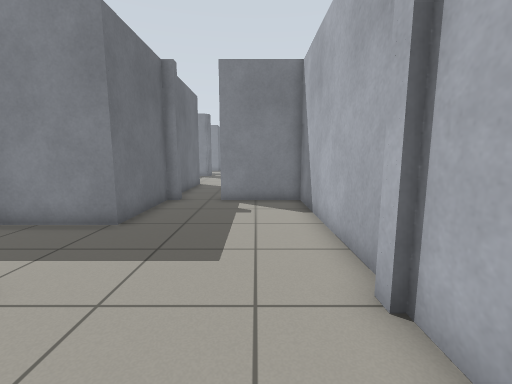
View 1 (above)

24 first-person views from a walk through a robot-simulator world made for Gazebo. The camera is 0.94 m above the floor, tilts 8° down and sees 90° across. The lines on the ground mark 1 m squares. The floor is counted in squares, 0.5 m on a side. Each view is taken from the middle of a square. On the plan, view 1 faces up. The plan holds only what a view shows up to about 15 squares ahead; the rest is blank. The place goes on beyond the plan.

View 2
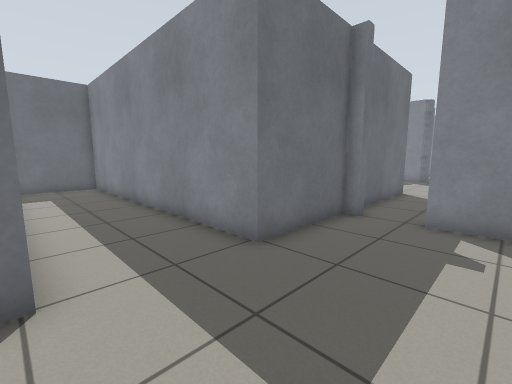

View 3
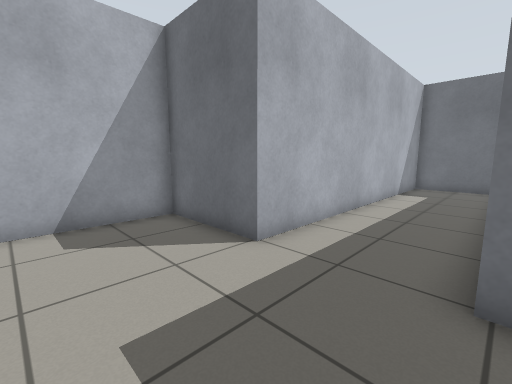

View 4
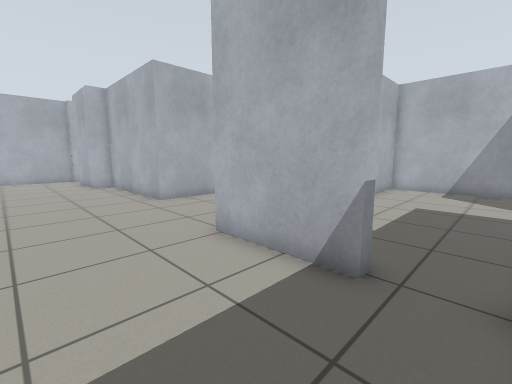

View 5
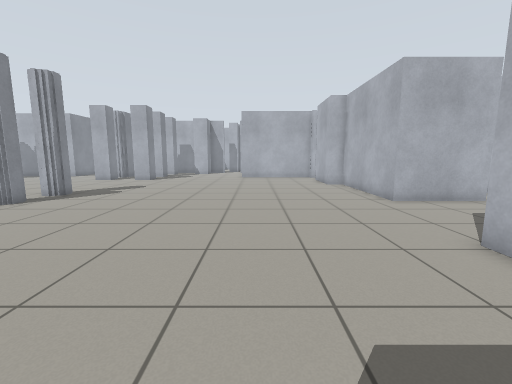

View 6
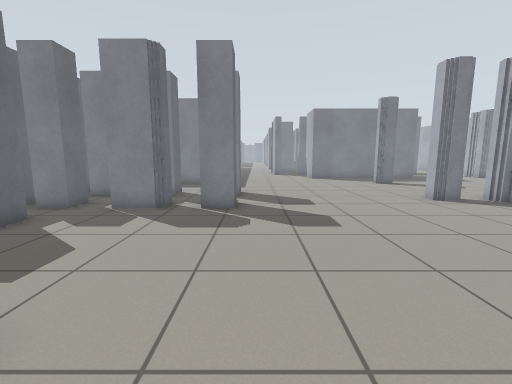

View 7
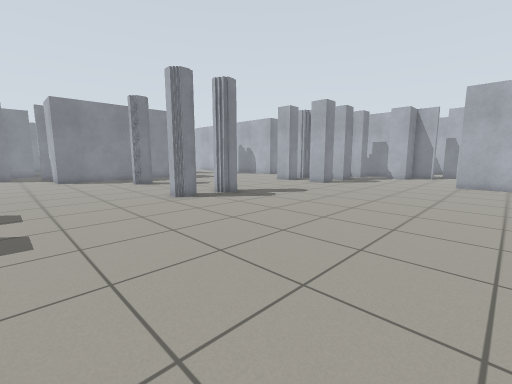

View 8
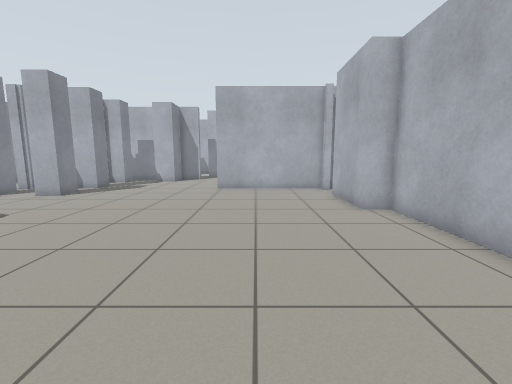

View 9
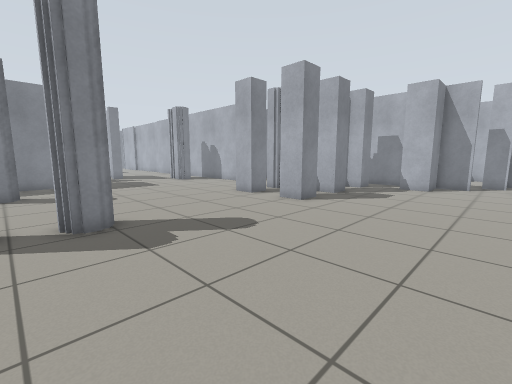

View 10
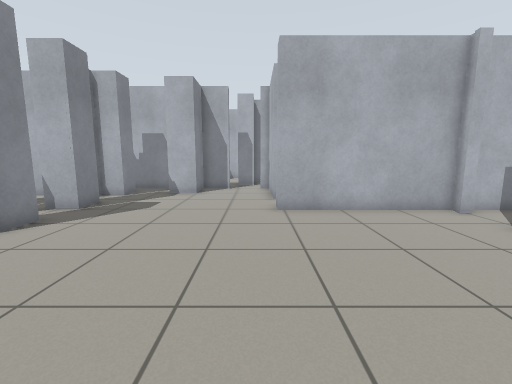

View 11
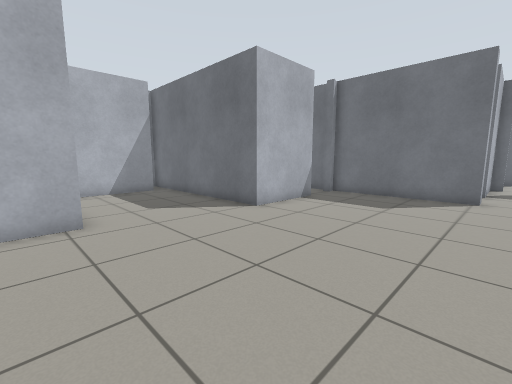

View 12
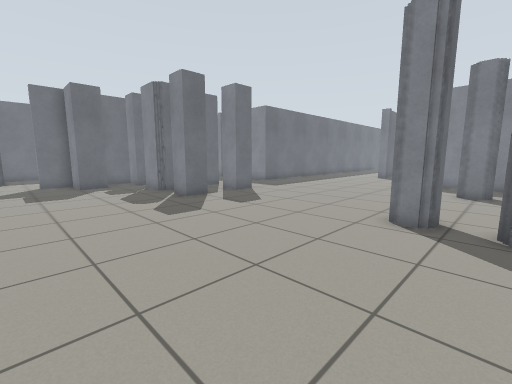

View 13
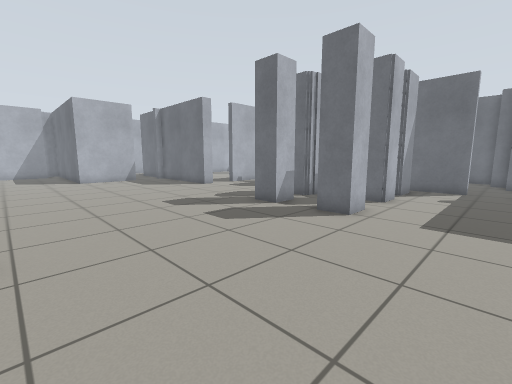

View 14
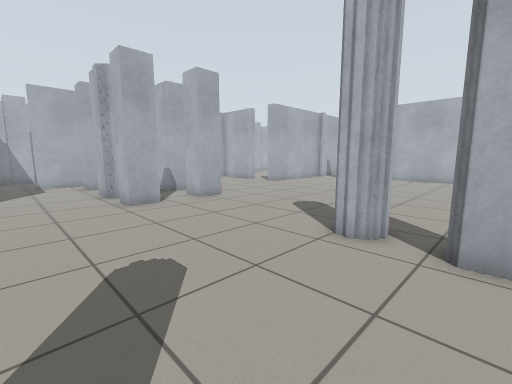

View 15
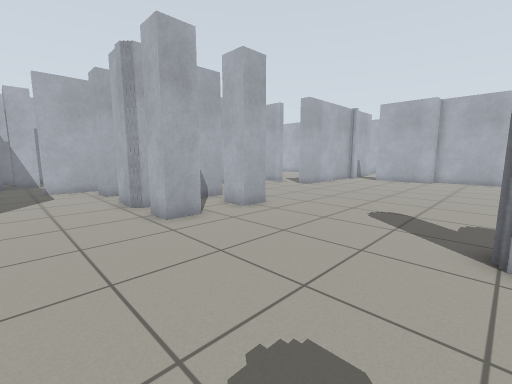

View 16
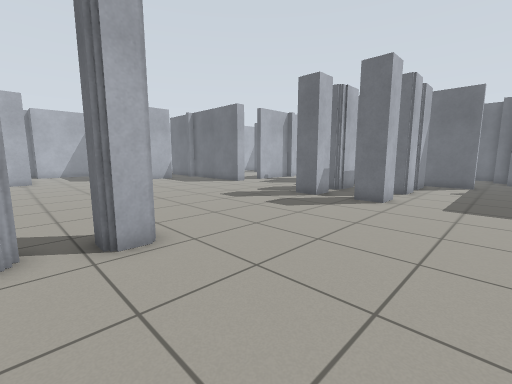

View 17
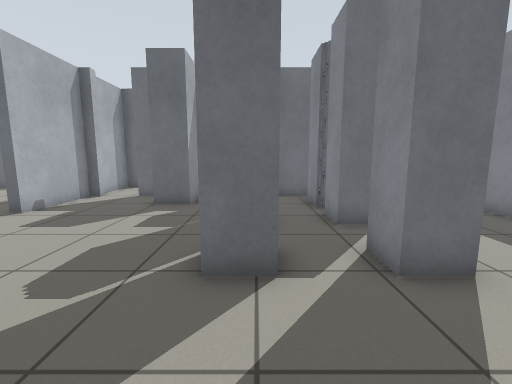

View 18
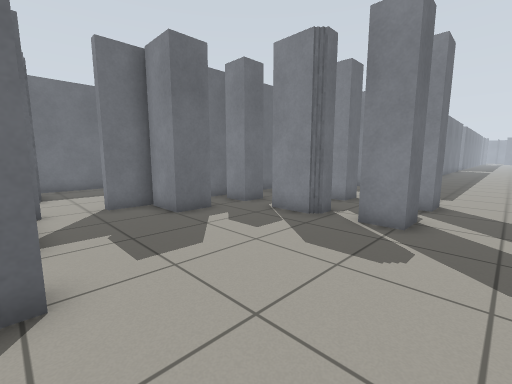

View 19
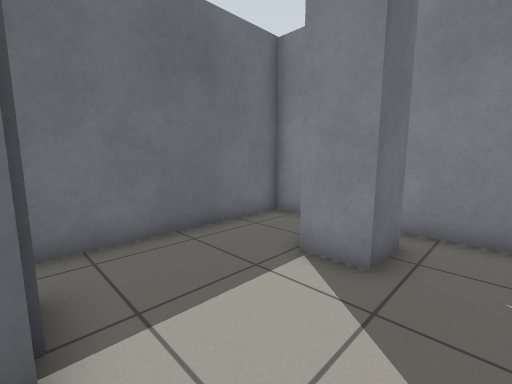

View 20
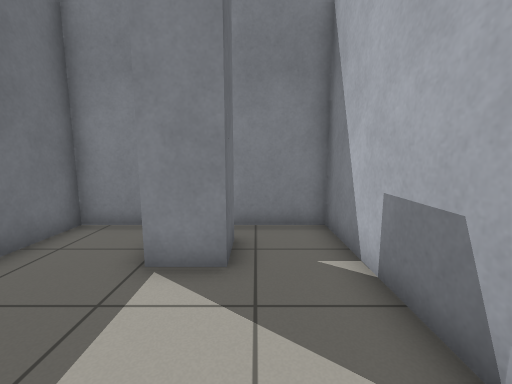

View 21
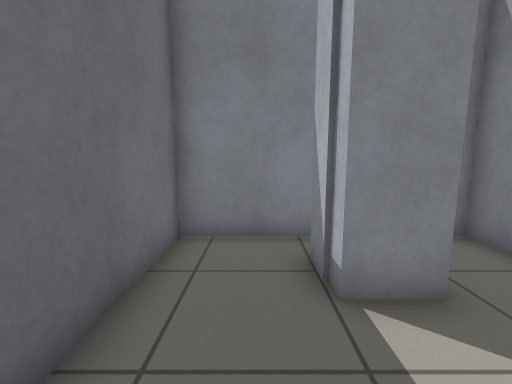

View 22
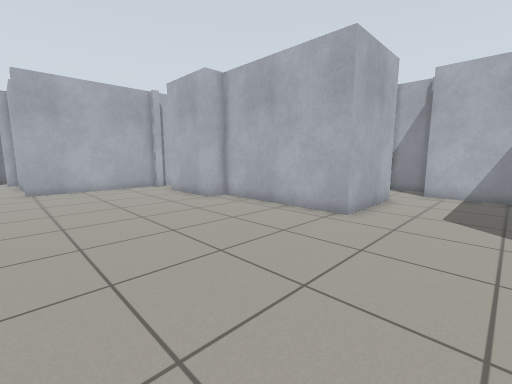

View 23
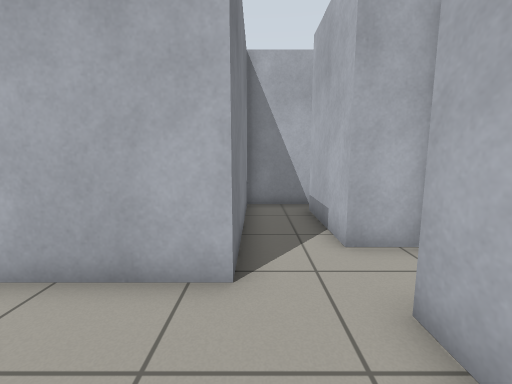

View 24
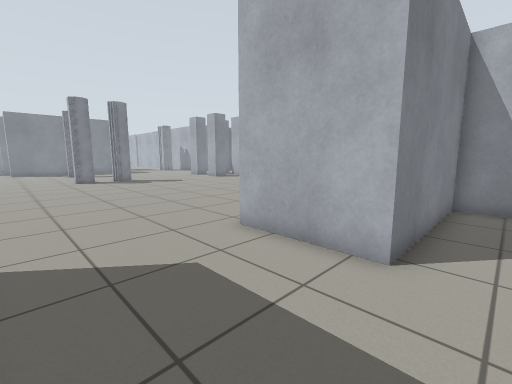

### Floor plan
Key: @ floor where view 1 was taken; # wall or solid block; x gap in a wall; . floor.
Columns run from 17 left of view 1 to 28 right of it. Each row starts with its distance up from view 1.
 32         ...................................
 31        #...................................#
 30        #...................................#
 29        #..........................##.##....#
 28        ###x##.##..................##x#  ## #
 27        ###.##.##..................# .#
 26        #................#x##......# .#
 25 ##########.#####..........##......##.##.## #
 24 #..##..###.#####..................##.##....#
 23 #..###.#...................................#
 22 #..###.###...............................# #
 21 #......###...............................###
 20 #......#...................................#
 19 #............................................#
 18 #. ##........................................#
 17     #######..#.......................##.####
 16              #.......................#
 15              #.......................#
 14              #.......................#
 13              #.......................#
 12              #.......................#
 11              #..####...........####.##
 10              #.....#.....#######     #
  9              #.....#.....#           #
  8              #.....#.....#
  7 ##############.....#.....#
  6 #..................#.....#######
  5 #..................#...........#
  4 #..................######.######
  3 ##############.....#    #.#
  2              #.....#    ###
  1              #.....#
  0              #...@.#
 -1              #######

Where each view was taken, in squares from view 1:
view 1: 0 up, 0 right, facing up
view 2: 3 up, 0 right, facing up-left
view 3: 7 up, 0 right, facing down-left
view 4: 15 up, 3 left, facing down-right
view 5: 16 up, 3 left, facing right
view 6: 15 up, 1 left, facing up
view 7: 15 up, 1 right, facing up-right
view 8: 15 up, 5 right, facing right
view 9: 18 up, 8 right, facing up-right
view 10: 18 up, 11 right, facing right
view 11: 18 up, 9 right, facing down-left
view 12: 18 up, 9 right, facing up-left
view 13: 32 up, 6 right, facing down-left
view 14: 32 up, 7 right, facing down-right
view 15: 32 up, 10 right, facing down-right
view 16: 32 up, 9 right, facing down-left
view 17: 25 up, 2 right, facing left
view 18: 17 up, 0 right, facing up-left
view 19: 18 up, 11 left, facing up-left
view 20: 18 up, 12 left, facing up
view 21: 19 up, 15 left, facing up
view 22: 18 up, 4 right, facing down-right
view 23: 6 up, 4 right, facing right
view 24: 5 up, 3 right, facing up-right
